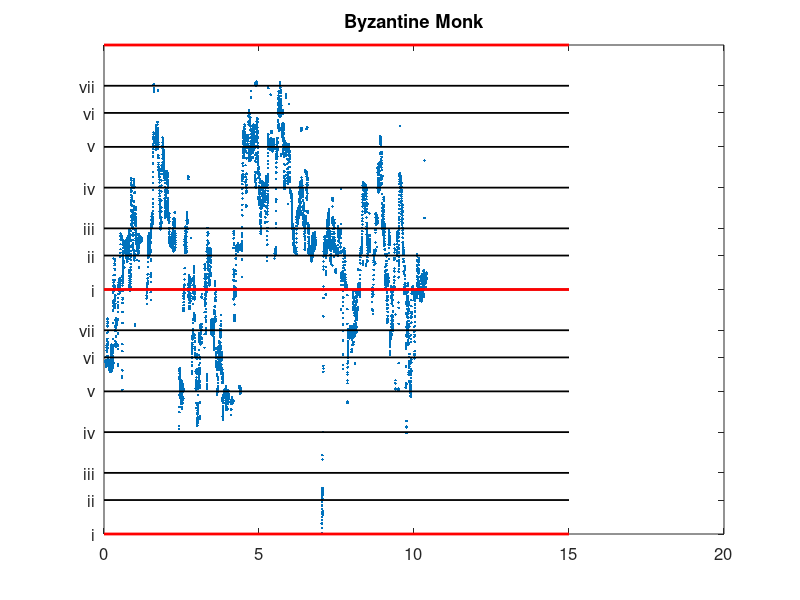
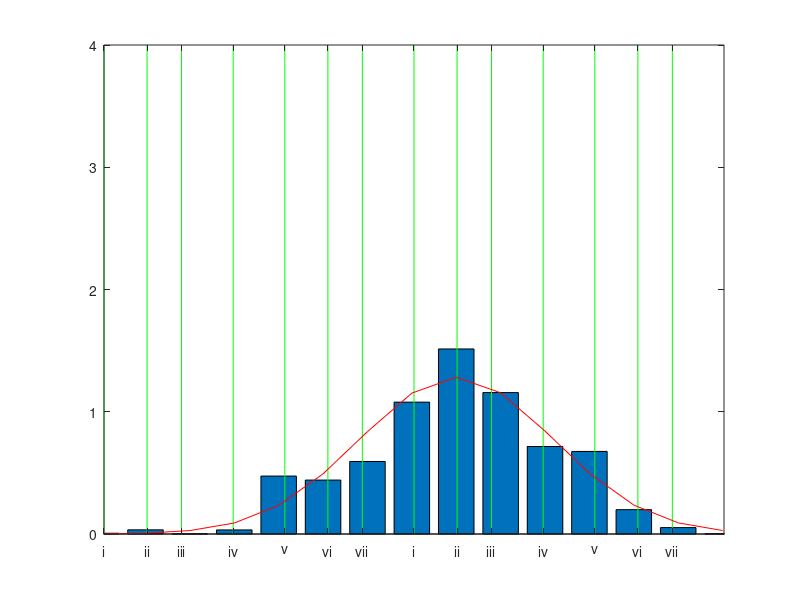

Here is the MATLAB script that generated these plots, in order: (Note: this script raises an error after producing the figures.)
%% MSPR10 homework
%% Exercise 2
%% PART A

load firstPlagal.mat
figure('Name','Pitch VS Time');
plot(t_sec,f_log2, '.');
title('Byzantine Monk');
set(gca, 'Ylim', [-1,1],'YTick',ticks,'YTickLabel',labs,'FontSize', 12);
for i= ticks,
    line([0,15],[i,i],'Color','k','linewidth',1.3);
end
% mark octave in different color
for i = -1:1:1
        line([0,15],[i,i],'Color','r','linewidth',2);
end

%% PART B

nBins = 16;
figure('Name','Pitches histogram');
[h,b] = hist(f_log2,nBins);
h_norm=h/(length(f_log2)*(b(2)-b(1)));
bar(b,h_norm); hold on;
for i= ticks,
    line([i,i],[0,4],'Color','g','linewidth',0.7);
end
set(gca, 'Xlim',[-1,1],'XTick',ticks,'XTickLabel',labs);

%% PART C
%(univariate parametric density estimation)

m = mean(f_log2);
s2 = var(f_log2);
n = pdf('norm',b,m,sqrt(s2)); %normal distribution
plot(b,n,'r'); hold on;

%fitting is quite good, even if the II and the V degrees exceed the curve

%% PART D
%(multivariate parametric density estimation)

itNo = 2000;
opt = statset('MaxIter',itNo);
w = fitgmdist(f_log2,7,'Option',opt,'Replicates',30)
h = ezplot(@(x)pdf(w,x),[-1,1,0,4]);


%% PART E
%(kernel smoothing)

bw = 0.1;
[h_ks,b_ks,bw] = ksdensity(f_log2,'bandwidth',bw);
plot(b_ks,h_ks,'y');
legend('kernel smoother');


%% PART F















